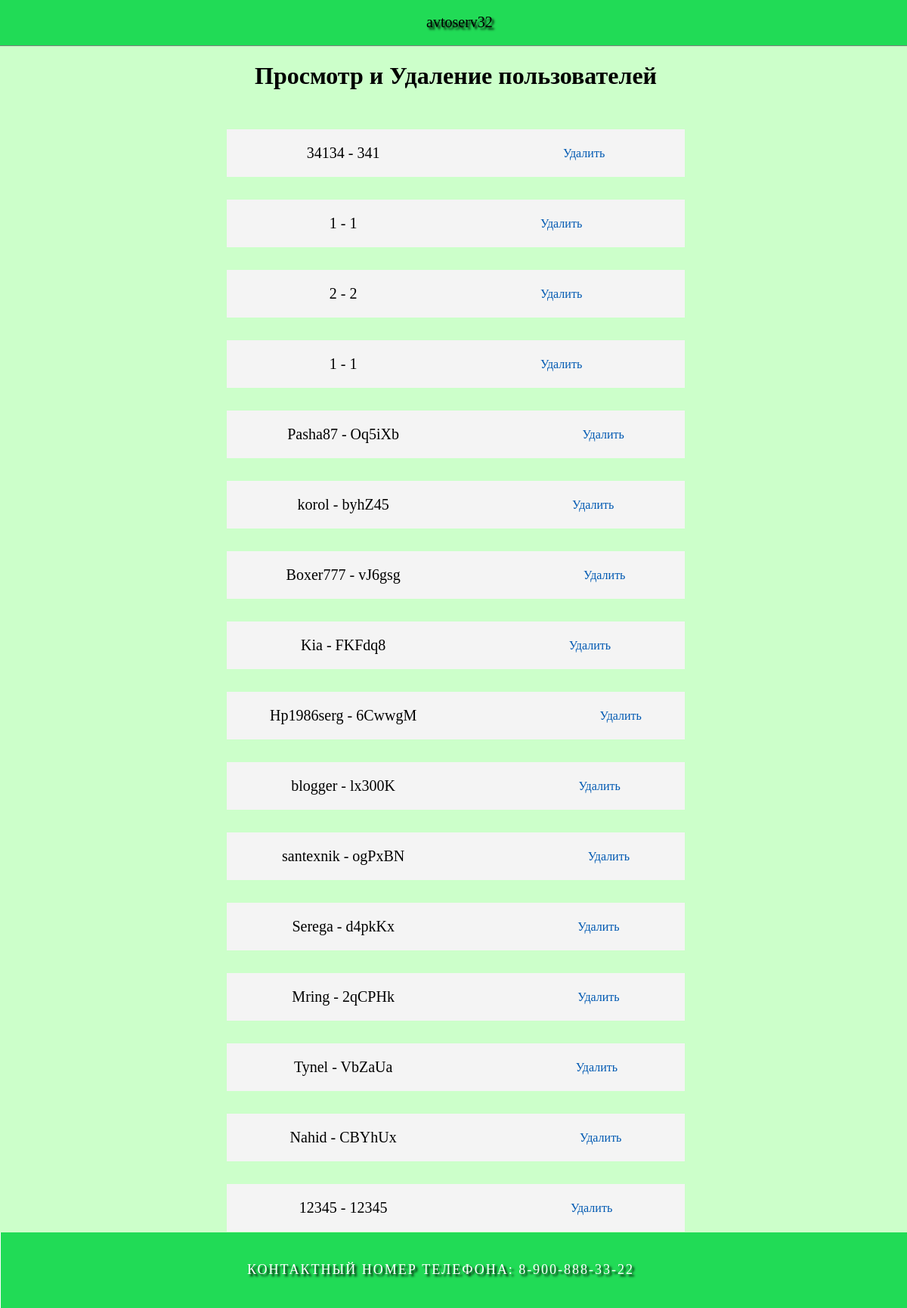
Screenshot of /admin/delusers with the database file from the repository.
### tables this page shows
CREATE TABLE users (
id integer primary key autoincrement,
login text not null,
password text not null
);

### avtoserv/admin/admin.py (the view)
@admin.route('/delusers')
def delusers():
    db = get_db()
    db = FDataBase(db)
    users = db.getUser()
    return render_template('admin/delusers.html', title='Удалить пост',users=users)

### avtoserv/admin/admin.py (called while the page is built)
def get_db():
    if not hasattr(g,'link_db'):
        g.link_db = connect_db()
    return g.link_db

### avtoserv/bd_exe.py (called while the page is built)
def connect_db():
    conn = sqlite3.connect(app.config['DATABASE'])
    conn.row_factory = sqlite3.Row
    return conn

    def getUser(self):
        sql = 'SELECT * FROM users'
        try:
            self.__cursor.execute(sql)
            res = self.__cursor.fetchall()
            if res: return res;
        except:
            print('Ошибка чтения бд')

### avtoserv/admin/templates/admin/delusers.html
{% extends "base.html" %}
{% block content %}
{{super()}}
<div class="wrapper">
<h1>Просмотр и Удаление пользователей</h1>
{%- block users -%}
        {% for n in users -%}
        <div class="uslug">
        <p>{{ n['login'] }} - {{ n['password'] }}</p>
        <a class="del" href="{{url_for('.delusers')}}/{{n.id}}">Удалить</a>
        </div>
        {% endfor -%}
{%- endblock users -%}
</div>
{% endblock %}

### avtoserv/static/css/styles.css (style rules this page uses)
html, body { font-family: 'Times'; margin: 0 auto; padding: 0; height: 100%; width: 1206px; }
a { color: #0059b2; text-decoration: none; }
h1 { text-align: center; }
.wrapper { background-color: #CCFFCA; padding-bottom: 1px; display: flex; flex-direction: column; gap: 20px; }
.uslug { display: flex; margin-top: 10px; background: #f4f4f4; justify-content: center; margin-left: 300px; margin-right: 300px; }
.del { margin-top: 23px; margin-left: 40%; }
.uslug p { font-size: 20px; }

### rows the page displays
users: login "34134", password "341"
users: login "1", password "1"
users: login "2", password "2"
users: login "1", password "1"
users: login "Pasha87", password "Oq5iXb"
users: login "korol", password "byhZ45"
users: login "Boxer777", password "vJ6gsg"
users: login "Kia", password "FKFdq8"
users: login "Hp1986serg", password "6CwwgM"
users: login "blogger", password "lx300K"
users: login "santexnik", password "ogPxBN"
users: login "Serega", password "d4pkKx"
users: login "Mring", password "2qCPHk"
users: login "Tynel", password "VbZaUa"
users: login "Nahid", password "CBYhUx"
users: login "12345", password "12345"
